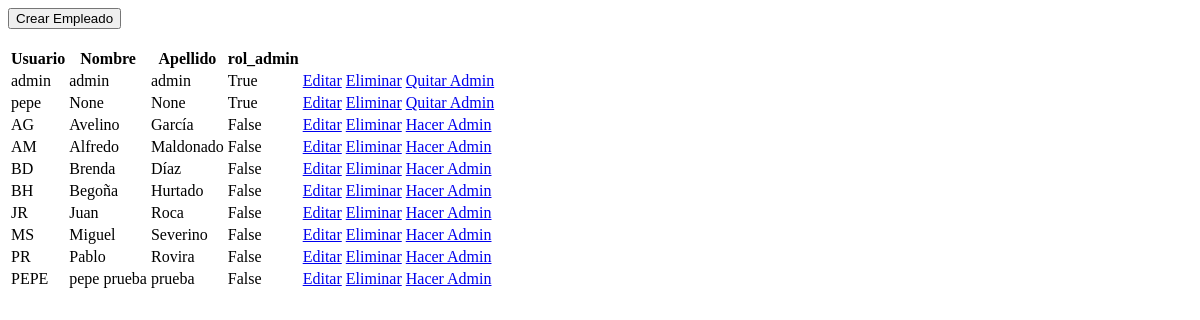
The page /Herramientas/VerEmpleados (signed in) on the database as committed earlier.
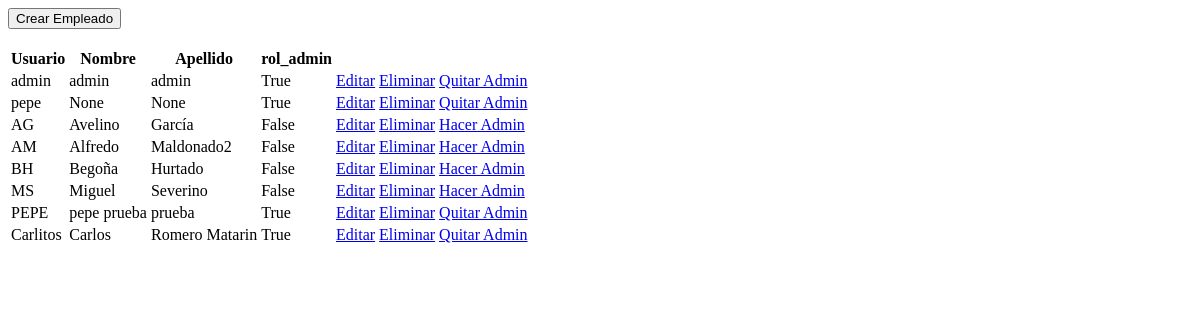
The same page on the database as committed later.
### FlaskPresencia/models.py (models this page shows)
class User(db.Model, UserMixin):
    id = db.Column(db.Integer, primary_key=True)
    username = db.Column(db.String(50), nullable = False, unique=True)
    password = db.Column(db.String(250), nullable = False)
    nombre = db.Column(db.String(250), nullable = True)
    apellido = db.Column(db.String(250), nullable = True)
    id_Empleado = db.Column(db.String(250), nullable = True)
    rol_admin = db.Column(db.Boolean, nullable = True, default=False)

### FlaskPresencia/rutas.py (the view)
@app.route('/Herramientas/VerEmpleados', methods=['GET', 'POST'])
@login_required
def VerEmpleados():
    usuarios = User.query.all()
    return render_template('VerEmpleados.html', usuarios=usuarios)

### FlaskPresencia/rutas.py (called while the page is built)
@login_manager.user_loader
def load_user(user_id):
    return User.query.get(int(user_id))

### FlaskPresencia/templates/VerEmpleados.html (shortened to what this page needs)
<div class="row mt-2">
  <button class="col-sm btn btn-primary margin-Botones" type="button" onclick="crearEmpleado()">
    <div class="row mt-2">
      <div class="col-sm">Crear Empleado</div>
    </div>
  </button>
</div>
<table id="data" class="table table-striped">
  <thead>
    <tr>
      <th>Usuario</th>
      <th>Nombre</th>
      <th>Apellido</th>
      <th>rol_admin</th>
      <th></th>
      <th></th>
      <th></th>
    </tr>
  </thead>
  <tbody>
    {% for user in usuarios %}
    <tr>
      <td>{{ user.username }}</td>
      <td>{{ user.nombre }}</td>
      <td>{{ user.apellido }}</td>
      <td>{{ user.rol_admin }}</td>
      <td><a href="{{ url_for('editar_empleado', id=user.id) }}" class="btn btn-primary">Editar</a></td>
      <td><a href="{{ url_for('eliminar_empleado', id=user.id) }}" class="btn btn-danger">Eliminar</a></td>
      {% if user.rol_admin == 0 %}
      <td><a href="{{ url_for('hacer_admin', id=user.id) }}" class="btn btn-success">Hacer Admin</a></td>
      {% else %}
      <td><a href="{{ url_for('hacer_admin', id=user.id) }}" class="btn btn-warning">Quitar Admin</a></td>
      {% endif %}
    </tr>
    {% endfor %}
  </tbody>
</table>

Rows that differ between the two databases and show on the page:
removed User: username "BD", nombre "Brenda", apellido "Díaz", rol_admin "False"
removed User: username "JR", nombre "Juan", apellido "Roca", rol_admin "False"
removed User: username "PR", nombre "Pablo", apellido "Rovira", rol_admin "False"
changed User "AM": apellido "Maldonado" → "Maldonado2"
changed User "PEPE": rol_admin "False" → "True"; rol_admin "Hacer Admin" → "Quitar Admin"
added User: username "Carlitos", nombre "Carlos", apellido "Romero Matarin", rol_admin "True"
